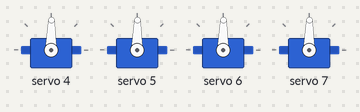
Bench run of a sketch on a simulated Arduino Uno, built with avr-gcc and run on an emulated ATmega328P. On the bench: 4 × servo.

Above: at 0.05 s.
At 14.95 s:
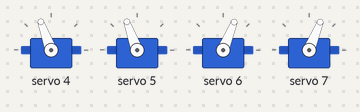
Timing chart, 0 to 32.5 s (numbered marks = the images above):
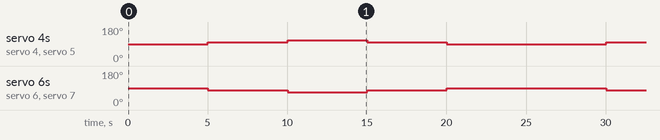

The sketch:

servo6_test.ino
```cpp
#include <Wire.h>
#include <Adafruit_PWMServoDriver.h>

// The PCA9685 address
#define PCA9685_ADDRESS 0x40

// Create the PWM servo driver object
Adafruit_PWMServoDriver pwm = Adafruit_PWMServoDriver(PCA9685_ADDRESS);

// Define constants for the servo
#define SERVO_MIN_PULSE_WIDTH 100   // Minimum pulse width in microseconds 100    50
#define SERVO_MAX_PULSE_WIDTH 500   // Maximum pulse width in microseconds 500   500
#define SERVO_MIN_ANGLE 0            // Minimum angle in degrees
#define SERVO_MAX_ANGLE 180          // Maximum angle in degrees

void setup() {
  Serial.begin(115200);
  pwm.begin();
  pwm.setPWMFreq(50);  // Analog servos typically run at 50Hz - 60Hz updates

  delay(10);
}

void loop() {
  // Move the servo to different positions

    setServoAngle(4, 90);
    setServoAngle(5, 90);
    setServoAngle(6, 90);
    setServoAngle(7, 90);
    delay(5000); // Delay to allow servo to reach the desired position

    setServoAngle(4, 100);
    setServoAngle(5, 100);
    setServoAngle(6, 80);
    setServoAngle(7, 80);
    delay(5000); // Delay to allow servo to reach the desired position

    setServoAngle(4, 110);
    setServoAngle(5, 110);
    setServoAngle(6, 70);
    setServoAngle(7, 70);
    delay(5000); // Delay to allow servo to reach the desired position

    setServoAngle(4, 100);
    setServoAngle(5, 100);
    setServoAngle(6, 80);
    setServoAngle(7, 80);
    delay(5000); // Delay to allow servo to reach the desired position

    setServoAngle(4, 90);
    setServoAngle(5, 90);
    setServoAngle(6, 90);
    setServoAngle(7, 90);
    delay(5000); // Delay to allow servo to reach the desired position

}

// Function to set the angle of the servo
void setServoAngle(uint8_t servoNum, int angle) {
  // Convert angle to pulse width
  uint16_t pulse_width = map(angle, 0, 180, SERVO_MIN_PULSE_WIDTH, SERVO_MAX_PULSE_WIDTH);
  // Set pulse width
  pwm.setPWM(servoNum, 0, pulse_width);
}
```

Measured:
- by itself, servo 4, servo 5: repeats every 25.0 s: 110° 5.0 s, 100° 5.0 s, 89° 10.0 s, 100° 5.0 s
- by itself, servo 6, servo 7: repeats every 25.0 s: 68° 5.0 s, 78° 5.0 s, 89° 10.0 s, 78° 5.0 s
